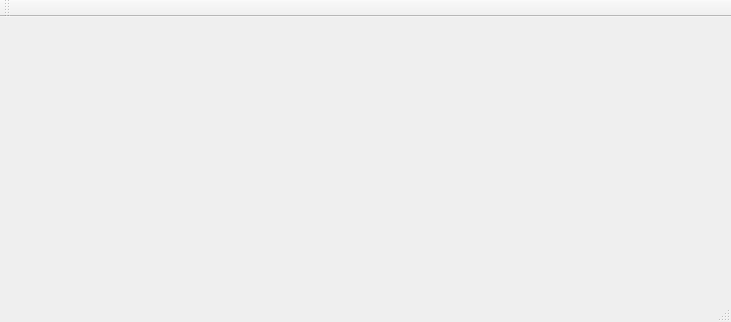
<?xml version="1.0" encoding="UTF-8"?>
<ui version="4.0">
 <class>MainWindow</class>
 <widget class="QMainWindow" name="MainWindow">
  <property name="geometry">
   <rect>
    <x>0</x>
    <y>0</y>
    <width>731</width>
    <height>322</height>
   </rect>
  </property>
  <property name="windowTitle">
   <string>MainWindow</string>
  </property>
  <widget class="QWidget" name="centralWidget"/>
  <widget class="QToolBar" name="mainToolBar">
   <attribute name="toolBarArea">
    <enum>TopToolBarArea</enum>
   </attribute>
   <attribute name="toolBarBreak">
    <bool>false</bool>
   </attribute>
  </widget>
  <widget class="QStatusBar" name="statusBar"/>
  <widget class="QMenuBar" name="menuBar">
   <property name="geometry">
    <rect>
     <x>0</x>
     <y>0</y>
     <width>731</width>
     <height>22</height>
    </rect>
   </property>
  </widget>
 </widget>
 <layoutdefault spacing="6" margin="11"/>
 <resources/>
 <connections/>
</ui>
